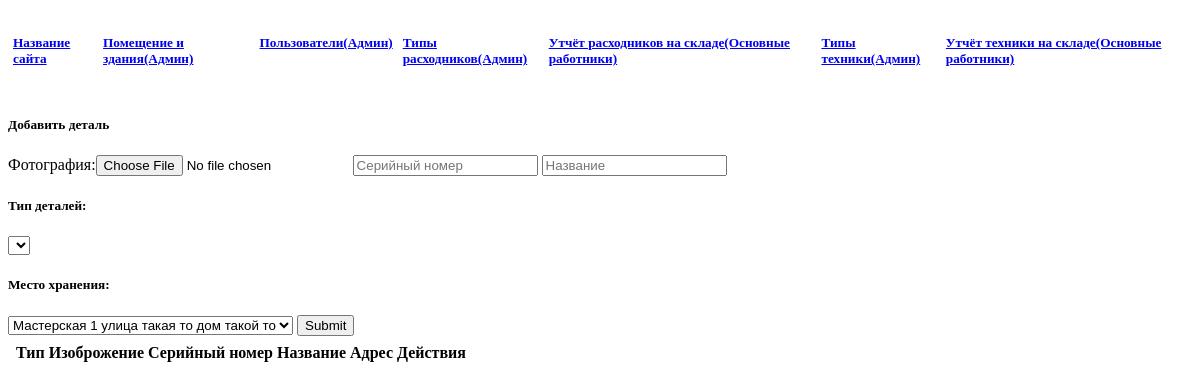
Before: /aces.php with the older database file.
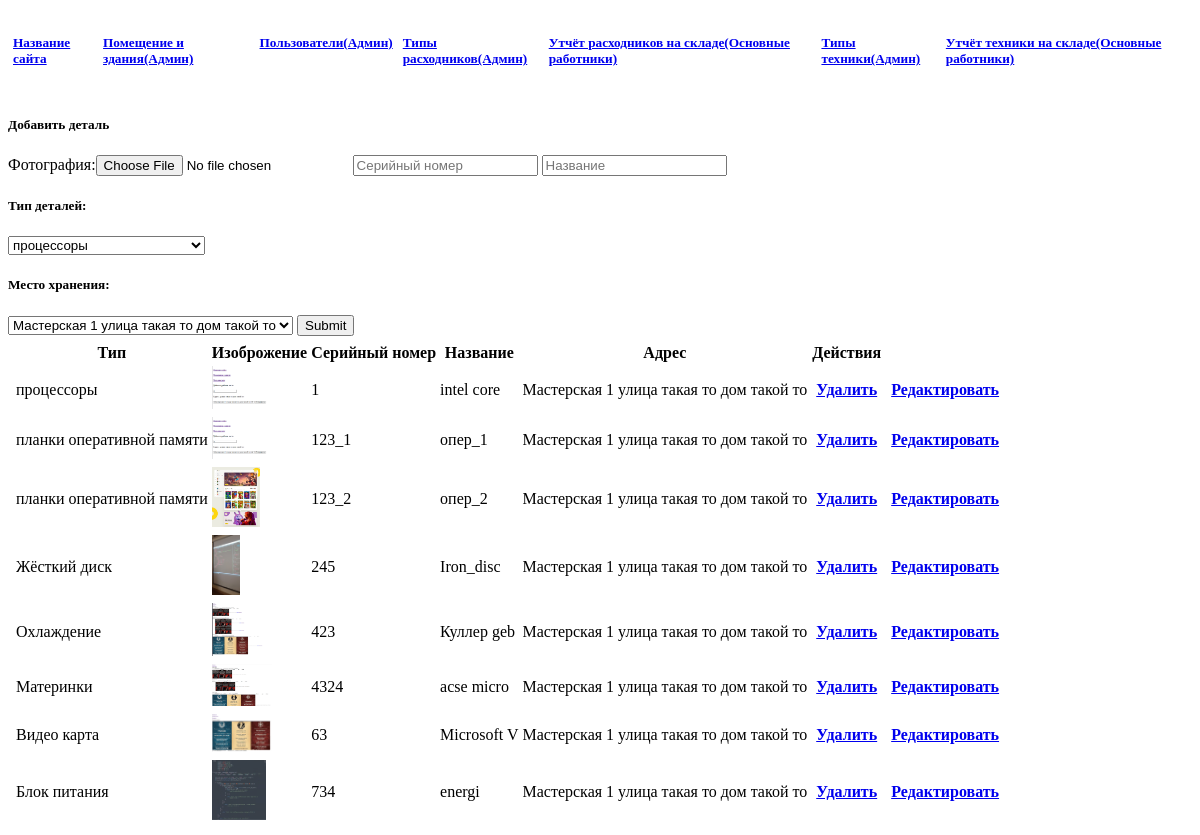
After: the same page with the newer database file.
### tables this page shows
CREATE TABLE `Accessories` (
  `id` varchar(250) NOT NULL,
  `images` varchar(255) NOT NULL,
  `name` varchar(50) NOT NULL,
  `id_w_shop` int NOT NULL,
  `id_type_aces` varchar(255) NOT NULL,
  `id_dev` varchar(255) DEFAULT NULL
);

CREATE TABLE `Type_aces` (
  `id` int NOT NULL,
  `name` varchar(50) NOT NULL,
  `quantity` varchar(255) DEFAULT '0'
);

CREATE TABLE `Workshops` (
  `id` int NOT NULL,
  `image` varchar(255) NOT NULL,
  `name` varchar(50) NOT NULL,
  `address` varchar(50) NOT NULL
);

### aces.php (the view, shortened to what this page needs)
<?php
require_once 'view/header.html';
?>
<h5>Добавить деталь</h5>
<form method="POST" action="controller/acse_add.php" enctype="multipart/form-data">
	Фотография:<input type="file" name="image">
	<input type="text" name="id" placeholder="Серийный номер">
	<input type="text" name="name" placeholder="Название">
	<h5>Тип деталей:</h5>
	<select name="type_aces">
	<?php
	$tp_sql="SELECT * FROM `Type_aces`";
	$run_tp_sql=mysqli_query($con, $tp_sql);
	while ($row_tp = mysqli_fetch_array($run_tp_sql)) {
		$id_tp=$row_tp['id'];
		$name_tp=$row_tp['name'];
		$description_tp=$row_tp['description'];
		echo "<option value='$id_tp'><h5>$name_tp $description_tp</h5></option>";
	}
	?>
	</select>
	<h5>Место хранения:</h5>
	<?php
	$ws_sql="SELECT * FROM `Workshops`";
	$run_ws_sql=mysqli_query($con, $ws_sql);
	echo "<select name='ws'>";
	while ($row_ws = mysqli_fetch_array($run_ws_sql)) {
		$id_ws=$row_ws['id'];
		$name_ws=$row_ws['name'];
		$address_ws=$row_ws['address'];
		echo "<option value='$id_ws'><h5>$name_ws $address_ws</h5></option>";
	}
	echo "</select>";
	?>
	<input type="submit" name="reg">
</form>
<table>
	<tr>
		<th>Тип</th>
		<th>Изоброжение</th>
		<th>Серийный номер</th>
		<th>Название</th>
		<th>Адрес</th>
		<th>Действия</th>
	</tr>
	<?php
	$jobs_sql="SELECT * FROM `Accessories`";
	$run_jobs_sql=mysqli_query($con, $jobs_sql);
	while ($row_aces = mysqli_fetch_array($run_jobs_sql)) {
		$id_aces=$row_aces['id'];
		$image_aces=$row_aces['images'];
		$name_aces=$row_aces['name'];
		$id_w_shop_aces=$row_aces['id_w_shop'];
		$id_type_aces_aces=$row_aces['id_type_aces'];
		$tp_sql_aces="SELECT * FROM `Type_aces` WHERE `id`='$id_type_aces_aces'";
		$run_tp_sql_aces=mysqli_query($con, $tp_sql_aces);
		$row_td_aces = mysqli_fetch_array($run_tp_sql_aces);
		$name_td_aces=$row_td_aces['name'];
		$ws_sql_aces="SELECT * FROM `Workshops` WHERE `id`='$id_w_shop_aces'";
		$run_ws_sql_aces=mysqli_query($con, $ws_sql_aces);
		$row_ws_aces = mysqli_fetch_array($run_ws_sql_aces);
		$name_ws_aces=$row_ws_aces['name'];
		$address_ws_aces=$row_ws_aces['address'];
		echo "
		<tr>
		<td>$name_td_aces</td>
		<td><div class='logo'><img src='assets/image/Accessories/$image_aces'></div></td>
		<td>$id_aces</td>
		<td>$name_aces</td>
		<td>$name_ws_aces $address_ws_aces</td>
		<th><a href='controller/acse_dell.php?id=$id_aces'>Удалить</a></th>
		<th><a href=ws_edit.php?id=$id_aces>Редактировать</a></th>
		</tr>
		";
	}
	?>
</table>

### assets/style/style.css (style rules this page uses)
header { display: flex; }
a { margin: 5px; }
.but_logo { display: flex; }
.but_head { display: flex; }
.logo img { max-width: 60px; max-height: 60px; }
table { display: flex; margin: 5px; }

Changed rows visible on the page:
added accessories: id_type_aces.name "процессоры", images (picture), id "1", name "intel core", workshops.name "Мастерская 1", workshops.address "улица такая то дом такой то"
added accessories: id_type_aces.name "планки оперативной памяти", images (picture), id "123_1", name "опер_1", workshops.name "Мастерская 1", workshops.address "улица такая то дом такой то"
added accessories: id_type_aces.name "планки оперативной памяти", images (picture), id "123_2", name "опер_2", workshops.name "Мастерская 1", workshops.address "улица такая то дом такой то"
added accessories: id_type_aces.name "Жёсткий диск", images (picture), id "245", name "Iron_disc", workshops.name "Мастерская 1", workshops.address "улица такая то дом такой то"
added accessories: id_type_aces.name "Охлаждение", images (picture), id "423", name "Куллер geb", workshops.name "Мастерская 1", workshops.address "улица такая то дом такой то"
added accessories: id_type_aces.name "Материнки", images (picture), id "4324", name "acse micro", workshops.name "Мастерская 1", workshops.address "улица такая то дом такой то"
added accessories: id_type_aces.name "Видео карта", images (picture), id "63", name "Microsoft V", workshops.name "Мастерская 1", workshops.address "улица такая то дом такой то"
added accessories: id_type_aces.name "Блок питания", images (picture), id "734", name "energi", workshops.name "Мастерская 1", workshops.address "улица такая то дом такой то"
Other visible differences:
form field type_aces: (not shown) → "процессоры"
